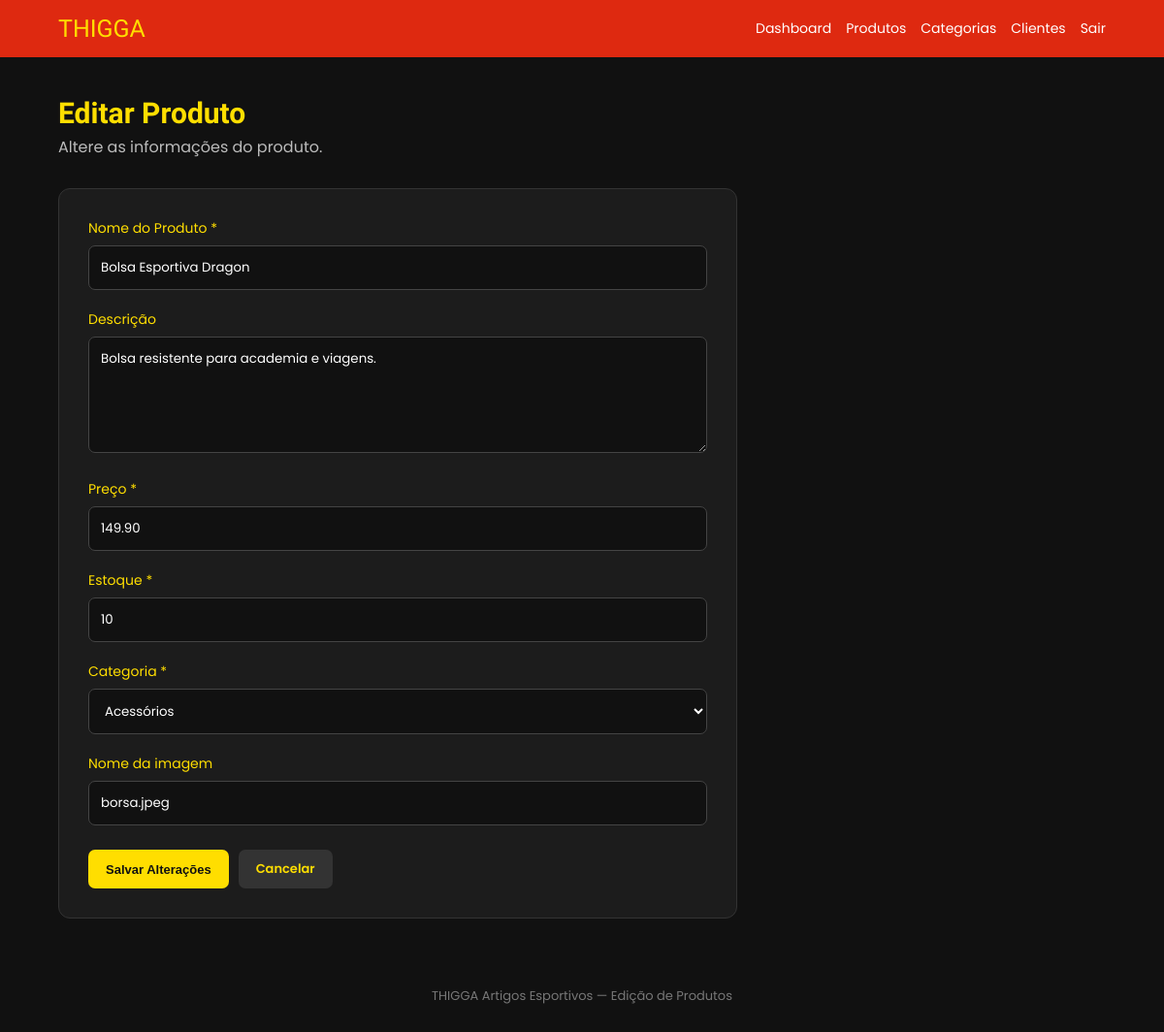
The app's page /admin/produtos/editar.php?id=3 (signed in), older data.
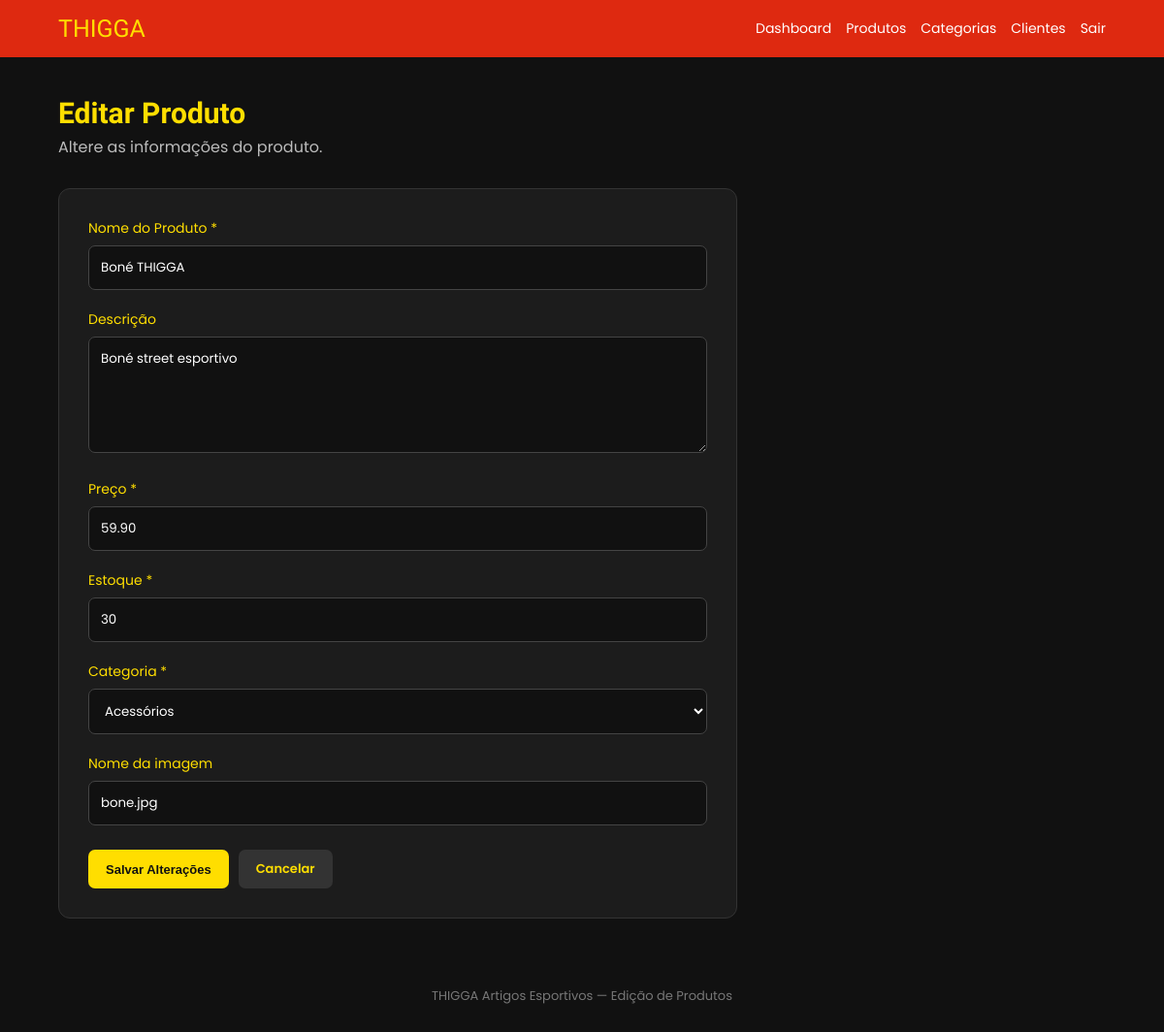
The same page, newer data.
### tables this page shows
CREATE TABLE produtos (
    id INT AUTO_INCREMENT PRIMARY KEY,
    nome VARCHAR(120) NOT NULL,
    descricao TEXT,
    preco DECIMAL(10,2) NOT NULL,
    estoque INT NOT NULL,
    imagem VARCHAR(255),
    categoria_id INT,
    FOREIGN KEY (categoria_id)
        REFERENCES categorias(id)
        ON DELETE SET NULL
);

CREATE TABLE categorias (
    id INT AUTO_INCREMENT PRIMARY KEY,
    nome VARCHAR(80) NOT NULL,
    descricao TEXT
);

### admin/produtos/editar.php (the view, shortened to what this page needs)
<?php
require_once "../../config/conexao.php";
$id = filter_input(
    INPUT_GET,
    "id",
    FILTER_VALIDATE_INT
);
$sql = "
    SELECT *
    FROM produtos
    WHERE id = :id
    LIMIT 1
";
$stmt = $pdo->prepare($sql);
$stmt->bindValue(":id", $id, PDO::PARAM_INT);
$stmt->execute();
$produto = $stmt->fetch(PDO::FETCH_ASSOC);
$sqlCategorias = "
    SELECT *
    FROM categorias
    ORDER BY nome ASC
";
$stmtCategorias = $pdo->query($sqlCategorias);
$categorias = $stmtCategorias->fetchAll(
    PDO::FETCH_ASSOC
);
?>
<!DOCTYPE html>
<html lang="pt-BR">
<head>
    <link
        rel="stylesheet"
        href="../../assets/css/admin.css"
    >
</head>
<body>
<header class="admin-header">
    <div class="admin-logo">
        THIGGA
    </div>
    <nav class="admin-menu">
        <a href="../dashboard.php">
            Dashboard
        </a>
        <a href="listar.php">
            Produtos
        </a>
        <a href="../categorias/listar.php">
            Categorias
        </a>
        <a href="../clientes/listar.php">
            Clientes
        </a>
        <a href="../logout.php">
            Sair
        </a>
    </nav>
</header>
<main class="admin-container">
    <div class="admin-titulo">
        <h1>
            Editar Produto
        </h1>
        <p>
            Altere as informações do produto.
        </p>
    </div>
    <form
        action="atualizar.php"
        method="POST"
        class="form-admin"
    >
        <div class="form-grupo">
            <label for="nome">
                Nome do Produto *
            </label>
            <input
                type="text"
                id="nome"
                name="nome"
                value="<?php echo htmlspecialchars($produto['nome']); ?>"
                required
            >
        </div>
        <div class="form-grupo">
            <label for="descricao">
                Descrição
            </label>
            <textarea
                id="descricao"
                name="descricao"
            ><?php echo htmlspecialchars($produto['descricao'] ?? ''); ?></textarea>
        </div>
        <div class="form-grupo">
            <label for="preco">
                Preço *
            </label>
            <input
                type="number"
                id="preco"
                name="preco"
                value="<?php echo $produto['preco']; ?>"
                step="0.01"
                min="0"
                required
            >
        </div>
        <div class="form-grupo">
            <label for="estoque">
                Estoque *
            </label>
            <input
                type="number"
                id="estoque"
                name="estoque"
                value="<?php echo $produto['estoque']; ?>"
                min="0"
                required
            >
        </div>
        <div class="form-grupo">
            <label for="categoria_id">
                Categoria *
            </label>
            <select
                id="categoria_id"
                name="categoria_id"
                required
            >
                <?php foreach ($categorias as $categoria): ?>
                    <option
                        value="<?php echo $categoria['id']; ?>"
                        <?php
                        if (
                            $categoria['id']
                            == $produto['categoria_id']
                        ) {
                            echo "selected";
                        }
                        ?>
                    >
                        <?php
                        echo htmlspecialchars(
                            $categoria['nome']
                        );
                        ?>
                    </option>
                <?php endforeach; ?>
            </select>
        </div>
        <div class="form-grupo">
            <label for="imagem">
                Nome da imagem
            </label>
            <input
                type="text"
                id="imagem"
                name="imagem"
                value="<?php echo htmlspecialchars($produto['imagem'] ?? ''); ?>"
                placeholder="Ex: camiseta.jpg"
            >
        </div>
        <div
            style="
                display:flex;
                gap:10px;
                flex-wrap:wrap;
                margin-top:25px;
            "
        >
            <button
                type="submit"
                class="btn-admin btn-novo"
                style="border:none; cursor:pointer;"
            >
                Salvar Alterações
            </button>
            <a
                href="listar.php"
                class="btn-admin btn-editar"
            >
                Cancelar
            </a>
        </div>
    </form>
</main>
<footer class="admin-footer">
    THIGGA Artigos Esportivos —
    Edição de Produtos
</footer>
</body>
</html>

Row changes from the older to the newer data that the page shows:
changed produtos "Acessórios": nome "Bolsa Esportiva Dragon" → "Boné THIGGA"; descricao "Bolsa resistente para academia e viagens." → "Boné street esportivo"; preco "149.90" → "59.90"; estoque "10" → "30"; imagem "borsa.jpeg" → "bone.jpg"
